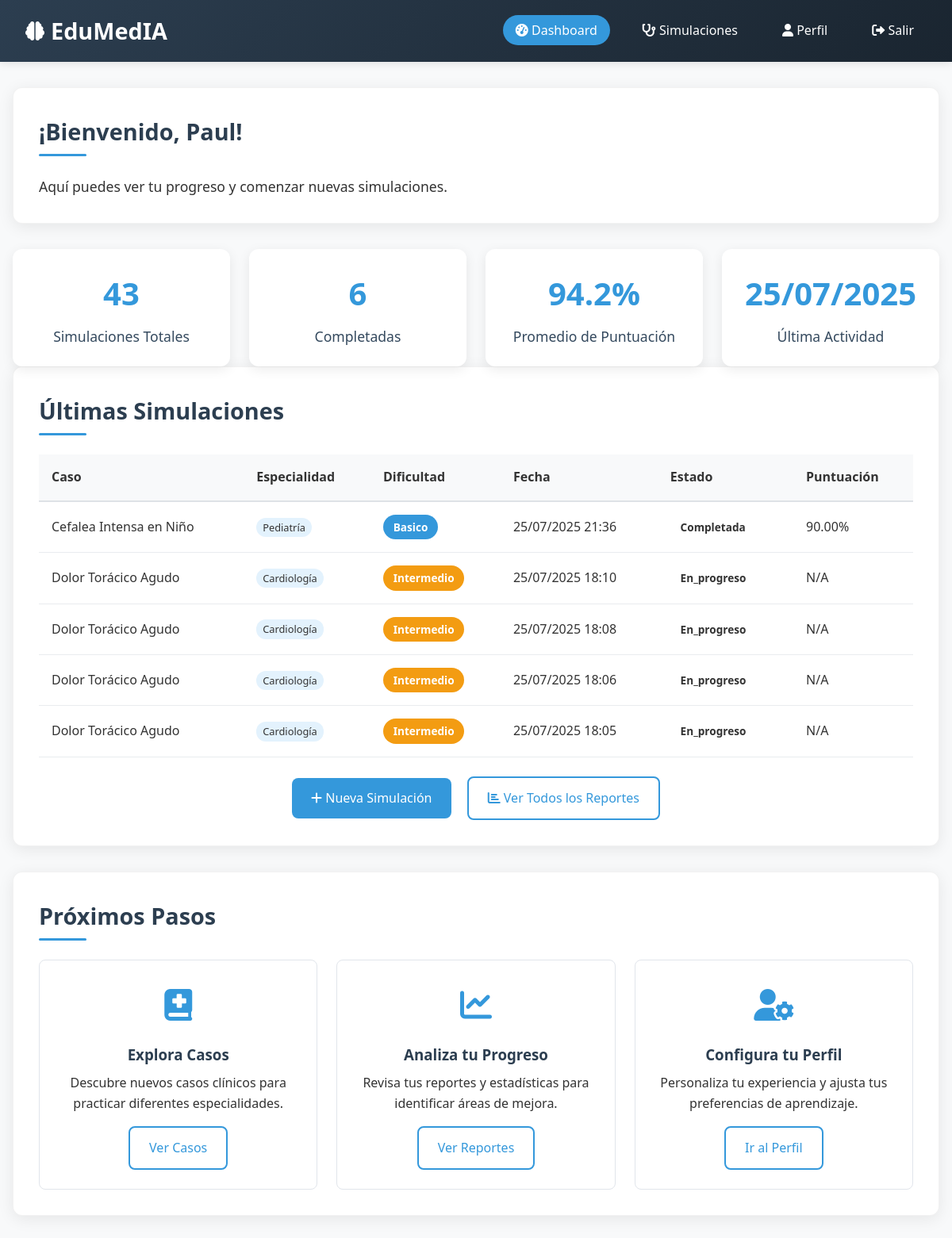
Page /dashboard.php (signed in) on the committed database.
### tables this page shows
CREATE TABLE `simulaciones` (
  `id` int(11) NOT NULL,
  `usuario_id` int(11) DEFAULT NULL,
  `caso_id` int(11) DEFAULT NULL,
  `fecha_inicio` timestamp NOT NULL DEFAULT current_timestamp(),
  `fecha_fin` timestamp NULL DEFAULT NULL,
  `estado` enum('en_progreso','completada','abandonada') DEFAULT 'en_progreso',
  `puntuacion` decimal(5,2) DEFAULT NULL,
  `tiempo_duracion` int(11) DEFAULT NULL,
  `datos_sesion` longtext DEFAULT NULL CHECK (json_valid(`datos_sesion`))
);

CREATE TABLE `casos_clinicos` (
  `id` int(11) NOT NULL,
  `titulo` varchar(200) NOT NULL,
  `descripcion` text DEFAULT NULL,
  `especialidad` varchar(100) DEFAULT NULL,
  `dificultad` enum('basico','intermedio','avanzado') DEFAULT NULL,
  `edad_paciente` int(11) DEFAULT NULL,
  `genero_paciente` enum('masculino','femenino','otro') DEFAULT NULL,
  `sintomas_principales` text DEFAULT NULL,
  `historia_clinica` text DEFAULT NULL,
  `datos_json` longtext DEFAULT NULL,
  `activo` tinyint(1) DEFAULT 1,
  `fecha_creacion` timestamp NOT NULL DEFAULT current_timestamp(),
  `fecha_actualizacion` timestamp NOT NULL DEFAULT current_timestamp() ON UPDATE current_timestamp(),
  `creador_id` int(11) DEFAULT NULL
);

### includes/funciones.php (called while the page is built, shortened)
<?php
function obtenerHistorialSimulaciones($usuario_id) {
    $pdo = getDB();
    $stmt = $pdo->prepare("
        SELECT s.*, c.titulo as caso_titulo, c.especialidad, c.dificultad
        FROM simulaciones s
        JOIN casos_clinicos c ON s.caso_id = c.id
        WHERE s.usuario_id = ?
        ORDER BY s.fecha_inicio DESC
    ");
    $stmt->execute([$usuario_id]);
    return $stmt->fetchAll();
}
function obtenerEstadisticasUsuario($usuario_id) {
    $pdo = getDB();
    $stmt = $pdo->prepare("SELECT COUNT(*) as total FROM simulaciones WHERE usuario_id = ?");
    $stmt->execute([$usuario_id]);
    $total = $stmt->fetch()['total'];
    $stmt = $pdo->prepare("SELECT COUNT(*) as completadas FROM simulaciones WHERE usuario_id = ? AND estado = 'completada'");
    $stmt->execute([$usuario_id]);
    $completadas = $stmt->fetch()['completadas'];
    $stmt = $pdo->prepare("SELECT AVG(puntuacion) as promedio FROM simulaciones WHERE usuario_id = ? AND estado = 'completada' AND puntuacion IS NOT NULL");
    $stmt->execute([$usuario_id]);
    $promedio = $stmt->fetch()['promedio'];
    $stmt = $pdo->prepare("SELECT fecha_inicio FROM simulaciones WHERE usuario_id = ? ORDER BY fecha_inicio DESC LIMIT 1");
    $stmt->execute([$usuario_id]);
    $ultima = $stmt->fetch();
    return [
        'total_simulaciones' => $total,
        'simulaciones_completadas' => $completadas,
        'promedio_puntuacion' => round($promedio ?? 0, 1),
        'ultima_actividad' => $ultima ? $ultima['fecha_inicio'] : null
    ];
}
?>

### dashboard.php (the view, shortened to what this page needs)
<?php
require_once 'includes/funciones.php';
$usuario_id = $_SESSION['usuario_id'];
$estadisticas = obtenerEstadisticasUsuario($usuario_id);
$historial = obtenerHistorialSimulaciones($usuario_id);
?>
<!DOCTYPE html>
<html lang="es">
<head>
    <link rel="stylesheet" href="css/estilo.css">
    <link rel="stylesheet" href="https://cdnjs.cloudflare.com/ajax/libs/font-awesome/6.0.0/css/all.min.css">
</head>
<body>
    <header>
        <nav class="navbar">
            <a href="index.php" class="logo">
                <i class="fas fa-brain logo-icon"></i>
                EduMedIA
            </a>
            <ul class="nav-links">
                <li><a href="dashboard.php" class="active"><i class="fas fa-tachometer-alt"></i> Dashboard</a></li>
                <li><a href="simulacion.php"><i class="fas fa-stethoscope"></i> Simulaciones</a></li>
                <li><a href="perfil.php"><i class="fas fa-user"></i> Perfil</a></li>
                <li><a href="logout.php"><i class="fas fa-sign-out-alt"></i> Salir</a></li>
            </ul>
        </nav>
    </header>
    <div class="container">
        <div class="card">
            <h1 class="card-title">¡Bienvenido, <?php echo htmlspecialchars($_SESSION['nombre']); ?>!</h1>
            <p style="font-size: 1.1rem;">Aquí puedes ver tu progreso y comenzar nuevas simulaciones.</p>
        </div>
        <div class="dashboard-grid">
            <div class="stat-card">
                <div class="stat-number"><?php echo $estadisticas['total_simulaciones']; ?></div>
                <div class="stat-label">Simulaciones Totales</div>
            </div>
            <div class="stat-card">
                <div class="stat-number"><?php echo $estadisticas['simulaciones_completadas']; ?></div>
                <div class="stat-label">Completadas</div>
            </div>
            <div class="stat-card">
                <div class="stat-number"><?php echo $estadisticas['promedio_puntuacion']; ?>%</div>
                <div class="stat-label">Promedio de Puntuación</div>
            </div>
            <div class="stat-card">
                <div class="stat-number">
                    <?php echo $estadisticas['ultima_actividad'] ?
                        date('d/m/Y', strtotime($estadisticas['ultima_actividad'])) : 'N/A'; ?>
                </div>
                <div class="stat-label">Última Actividad</div>
            </div>
        </div>
        <div class="card">
            <h2 class="card-title">Últimas Simulaciones</h2>
            <?php if(empty($historial)): ?>
                <p>No tienes simulaciones aún. <a href="simulacion.php">¡Comienza una nueva!</a></p>
            <?php else: ?>
                <div style="overflow-x: auto;">
                    <table style="width: 100%; border-collapse: collapse;">
                        <thead>
                            <tr style="background-color: #f8f9fa; text-align: left;">
                                <th style="padding: 1rem; border-bottom: 2px solid #dee2e6;">Caso</th>
                                <th style="padding: 1rem; border-bottom: 2px solid #dee2e6;">Especialidad</th>
                                <th style="padding: 1rem; border-bottom: 2px solid #dee2e6;">Dificultad</th>
                                <th style="padding: 1rem; border-bottom: 2px solid #dee2e6;">Fecha</th>
                                <th style="padding: 1rem; border-bottom: 2px solid #dee2e6;">Estado</th>
                                <th style="padding: 1rem; border-bottom: 2px solid #dee2e6;">Puntuación</th>
                            </tr>
                        </thead>
                        <tbody>
                            <?php foreach(array_slice($historial, 0, 5) as $sim): ?>
                            <tr style="transition: background-color 0.3s;">
                                <td style="padding: 1rem; border-bottom: 1px solid #e9ecef;"><?php echo htmlspecialchars($sim['caso_titulo']); ?></td>
                                <td style="padding: 1rem; border-bottom: 1px solid #e9ecef;">
                                    <span style="background-color: #e3f2fd; padding: 0.2rem 0.5rem; border-radius: 12px; font-size: 0.8rem;">
                                        <?php echo htmlspecialchars($sim['especialidad']); ?>
                                    </span>
                                </td>
                                <td style="padding: 1rem; border-bottom: 1px solid #e9ecef;">
                                    <span class="badge badge-<?php echo $sim['dificultad']; ?>">
                                        <?php echo ucfirst($sim['dificultad']); ?>
                                    </span>
                                </td>
                                <td style="padding: 1rem; border-bottom: 1px solid #e9ecef;">
                                    <?php echo date('d/m/Y H:i', strtotime($sim['fecha_inicio'])); ?>
                                </td>
                                <td style="padding: 1rem; border-bottom: 1px solid #e9ecef;">
                                    <span class="badge <?php echo $sim['estado'] == 'completada' ? 'badge-success' : ($sim['estado'] == 'en_progreso' ? 'badge-warning' : 'badge-danger'); ?>">
                                        <?php echo ucfirst($sim['estado']); ?>
                                    </span>
                                </td>
                                <td style="padding: 1rem; border-bottom: 1px solid #e9ecef;">
                                    <?php echo $sim['puntuacion'] ? $sim['puntuacion'].'%' : 'N/A'; ?>
                                </td>
                            </tr>
                            <?php endforeach; ?>
                        </tbody>
                    </table>
                </div>
                <div style="margin-top: 1.5rem; text-align: center;">
                    <a href="simulacion.php" class="btn btn-primary">
                        <i class="fas fa-plus"></i> Nueva Simulación
                    </a>
                    <a href="reportes.php" class="btn btn-outline" style="margin-left: 1rem;">
                        <i class="fas fa-chart-bar"></i> Ver Todos los Reportes
                    </a>
                </div>
            <?php endif; ?>
        </div>
        <div class="card">
            <h2 class="card-title">Próximos Pasos</h2>
            <div style="display: grid; grid-template-columns: repeat(auto-fit, minmax(250px, 1fr)); gap: 1.5rem; margin-top: 1rem;">
                <div style="border: 1px solid #e1e5eb; border-radius: 8px; padding: 1.5rem; text-align: center;">
                    <div style="font-size: 2.5rem; color: var(--secondary-color); margin-bottom: 1rem;">
                        <i class="fas fa-book-medical"></i>
                    </div>
                    <h3 style="color: var(--primary-color); margin-bottom: 0.5rem;">Explora Casos</h3>
                    <p>Descubre nuevos casos clínicos para practicar diferentes especialidades.</p>
                    <a href="simulacion.php" class="btn btn-outline" style="margin-top: 1rem;">Ver Casos</a>
                </div>
                <div style="border: 1px solid #e1e5eb; border-radius: 8px; padding: 1.5rem; text-align: center;">
                    <div style="font-size: 2.5rem; color: var(--secondary-color); margin-bottom: 1rem;">
                        <i class="fas fa-chart-line"></i>
                    </div>
                    <h3 style="color: var(--primary-color); margin-bottom: 0.5rem;">Analiza tu Progreso</h3>
                    <p>Revisa tus reportes y estadísticas para identificar áreas de mejora.</p>
                    <a href="reportes.php" class="btn btn-outline" style="margin-top: 1rem;">Ver Reportes</a>
                </div>
                <div style="border: 1px solid #e1e5eb; border-radius: 8px; padding: 1.5rem; text-align: center;">
                    <div style="font-size: 2.5rem; color: var(--secondary-color); margin-bottom: 1rem;">
                        <i class="fas fa-user-cog"></i>
                    </div>
                    <h3 style="color: var(--primary-color); margin-bottom: 0.5rem;">Configura tu Perfil</h3>
                    <p>Personaliza tu experiencia y ajusta tus preferencias de aprendizaje.</p>
                    <a href="perfil.php" class="btn btn-outline" style="margin-top: 1rem;">Ir al Perfil</a>
                </div>
            </div>
        </div>
    </div>
</body>
</html>

### css/estilo.css (style rules this page uses)
:root { --primary-color: #2c3e50; --secondary-color: #3498db; --accent-color: #e74c3c; --light-color: #ecf0f1; --dark-color: #34495e; --success-color: #27ae60; --warning-color: #f39c12; --info-color: #3498db; --danger-color: #e74c3c; }
* { margin: 0; padding: 0; box-sizing: border-box; }
body { font-family: 'Segoe UI', Tahoma, Geneva, Verdana, sans-serif; background-color: #f8f9fa; color: #333; line-height: 1.6; }
header { background: linear-gradient(135deg, var(--primary-color), #1a2530); color: white; padding: 1rem 0; box-shadow: 0 2px 10px rgba(0,0,0,0.1); position: sticky; top: 0; z-index: 1000; }
.navbar { display: flex; justify-content: space-between; align-items: center; max-width: 1200px; margin: 0 auto; padding: 0 2rem; }
.logo { font-size: 1.8rem; font-weight: bold; color: white; text-decoration: none; display: flex; align-items: center; }
.logo-icon { margin-right: 0.5rem; font-size: 1.5rem; }
.nav-links { display: flex; list-style: none; align-items: center; }
.nav-links li { margin-left: 1.5rem; }
.nav-links a { color: white; text-decoration: none; padding: 0.5rem 1rem; border-radius: 25px; transition: all 0.3s ease; font-weight: 500; }
.nav-links a.active { background-color: var(--secondary-color); }
.container { max-width: 1200px; margin: 2rem auto; padding: 0 1rem; }
.card { background: white; border-radius: 12px; box-shadow: 0 4px 20px rgba(0,0,0,0.08); padding: 2rem; margin-bottom: 2rem; transition: transform 0.3s ease, box-shadow 0.3s ease; border: 1px solid rgba(0,0,0,0.05); }
.card-title { color: var(--primary-color); margin-bottom: 1.5rem; font-size: 1.8rem; font-weight: 600; position: relative; padding-bottom: 0.5rem; }
.card-title::after { content: ''; position: absolute; bottom: 0; left: 0; width: 60px; height: 3px; background: var(--secondary-color); border-radius: 3px; }
.btn { padding: 0.8rem 1.5rem; border: none; border-radius: 8px; cursor: pointer; font-size: 1rem; font-weight: 500; transition: all 0.3s ease; text-decoration: none; display: inline-block; text-align: center; }
.btn-primary { background-color: var(--secondary-color); color: white; }
.btn-outline { background-color: transparent; border: 2px solid var(--secondary-color); color: var(--secondary-color); }
.dashboard-grid { display: grid; grid-template-columns: repeat(auto-fit, minmax(250px, 1fr)); gap: 1.5rem; margin-top: 2rem; }
.stat-card { text-align: center; padding: 1.5rem; background: white; border-radius: 12px; box-shadow: 0 4px 15px rgba(0,0,0,0.08); transition: transform 0.3s ease; }
.stat-number { font-size: 2.5rem; font-weight: 700; color: var(--secondary-color); margin-bottom: 0.5rem; }
.stat-label { color: var(--dark-color); font-weight: 500; font-size: 1.1rem; }
.badge { padding: 0.3rem 0.8rem; border-radius: 20px; font-size: 0.85rem; font-weight: 600; display: inline-block; }
.badge-basico { background-color: #3498db; color: white; }
.badge-intermedio { background-color: #f39c12; color: white; }

### rows in the picture
simulaciones: caso.titulo "Cefalea Intensa en Niño", caso.especialidad "Pediatría", caso.dificultad "Basico", fecha_inicio "25/07/2025 21:36", estado "Completada", puntuacion "90.00"
simulaciones: caso.titulo "Dolor Torácico Agudo", caso.especialidad "Cardiología", caso.dificultad "Intermedio", fecha_inicio "25/07/2025 18:10", estado "En_progreso", shows "N/A"
simulaciones: caso.titulo "Dolor Torácico Agudo", caso.especialidad "Cardiología", caso.dificultad "Intermedio", fecha_inicio "25/07/2025 18:08", estado "En_progreso", shows "N/A"
simulaciones: caso.titulo "Dolor Torácico Agudo", caso.especialidad "Cardiología", caso.dificultad "Intermedio", fecha_inicio "25/07/2025 18:06", estado "En_progreso", shows "N/A"
simulaciones: caso.titulo "Dolor Torácico Agudo", caso.especialidad "Cardiología", caso.dificultad "Intermedio", fecha_inicio "25/07/2025 18:05", estado "En_progreso", shows "N/A"

### other values in the picture
$_SESSION['nombre'] "Paul"
$estadisticas['total_simulaciones'] "43"
$estadisticas['simulaciones_completadas'] "6"
$estadisticas['promedio_puntuacion'] "94.2"
date('d/m/Y', strtotime($estadisticas['ultima_actividad'])) "25/07/2025"
